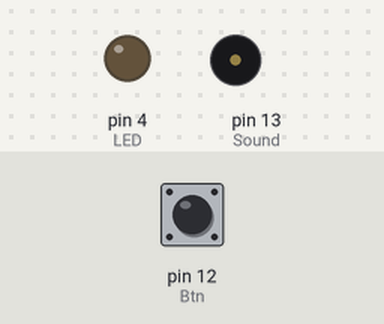
Bench run of a sketch on a simulated Arduino Uno, built with avr-gcc and run on an emulated ATmega328P. Parts: output pins drawn as LEDs (lit = HIGH), buzzer (waves = sounding). The inputs (shaded band) are chosen by the test bench; at power-on: pin 12 (Btn) HIGH.

Above: at 1.2 s.
1.3 s: pin 12 (Btn) pulled LOW for 0.15 s
At 2.5 s:
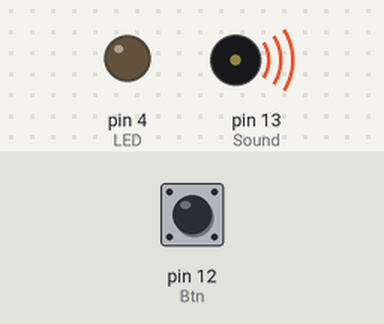
4.4 s: pin 12 (Btn) pulled LOW for 3.2 s
At 5.3 s:
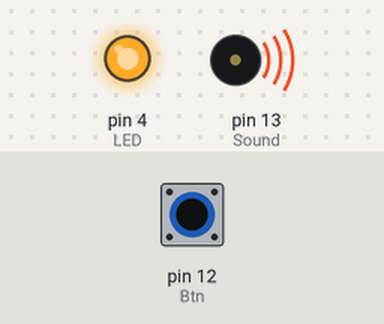
Timing chart, 0 to 14.1 s (numbered marks = the images above; inputs shaded):
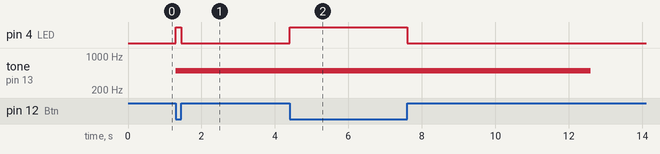

The sketch:

BTN.ino
```cpp
#define LED 4//已內建閃光燈
#define Btn 12//外接 VCC+IO12-Btn-(電阻)-GND
#define Sound 13//外接 IO13-蜂鳴器-GND

void setup() {
  pinMode(LED, OUTPUT);   //設定LED的PIN腳為輸出
  pinMode(Btn, INPUT);
}

void loop() {
  if (digitalRead(Btn)==LOW){
    tone(Sound, 500, 5000);
    digitalWrite(LED,HIGH);
  } else{
    digitalWrite(LED,LOW);
  }
}
```

Measured:
- after the input at 1.3 s, pin 4 (LED): LOW → HIGH at once, → LOW 0.15 s later; tone on pin 13 (Sound): silent → 500 Hz at once
- after the input at 4.4 s, pin 4 (LED): LOW → HIGH at once, → LOW 3.2 s later; tone on pin 13 (Sound): 500 Hz → silent after 8.2 s instead of 2.0 s
